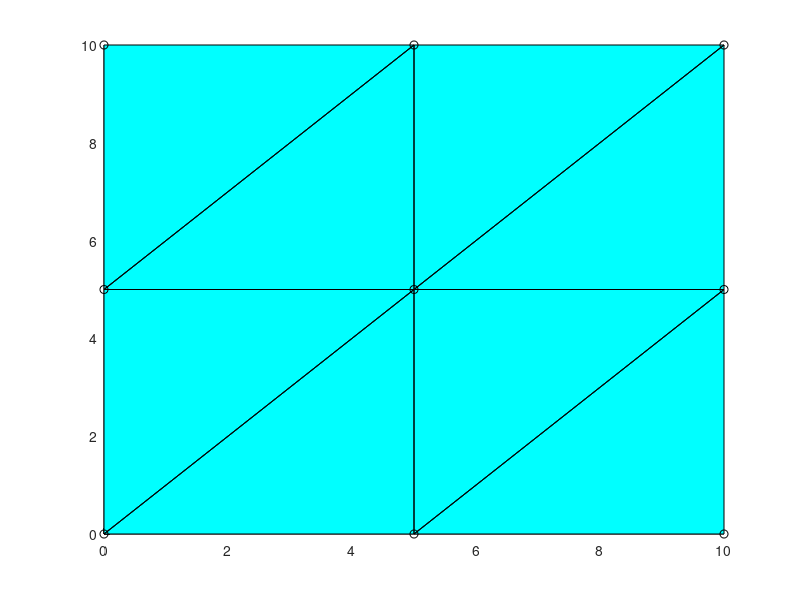

The MATLAB script that drew this image:
close all; clear; clc;

W = 10;
H = 10;

Nx = 3;
Ny = 3;

dx = W / (Nx-1);
dy = H / (Ny-1);

p = zeros(2,Nx*Ny);
cl = zeros(3, 2 * (Nx-1) * (Ny-1));

%lol
index = 0;
for i = 1:Ny

    y = (i-1) * dy;
    
    for j = 1:Nx

        x = (j-1) * dx;
        index = index + 1;
        p(1, index) = x;
        p(2, index) = y;

    end
end

index = 0;
for i = 1:Ny-1
    
    for j = 1:Nx-1

        index1 = j + (i-1) * Nx;
        index2 = index1 + 1;
        index3 = index2 + Nx;
        index4 = index1 + Nx;

        index = index + 1;
        cl(:,index) = [index1; index3; index4];

        index = index + 1;
        cl(:,index) = [index1; index2; index3];

    end
end

hold all;
patch('faces', cl', 'Vertices', p', 'facecolor', 'c', 'edgecolor', 'k');
plot(p(1,:), p(2,:), 'o', 'color', 'k');